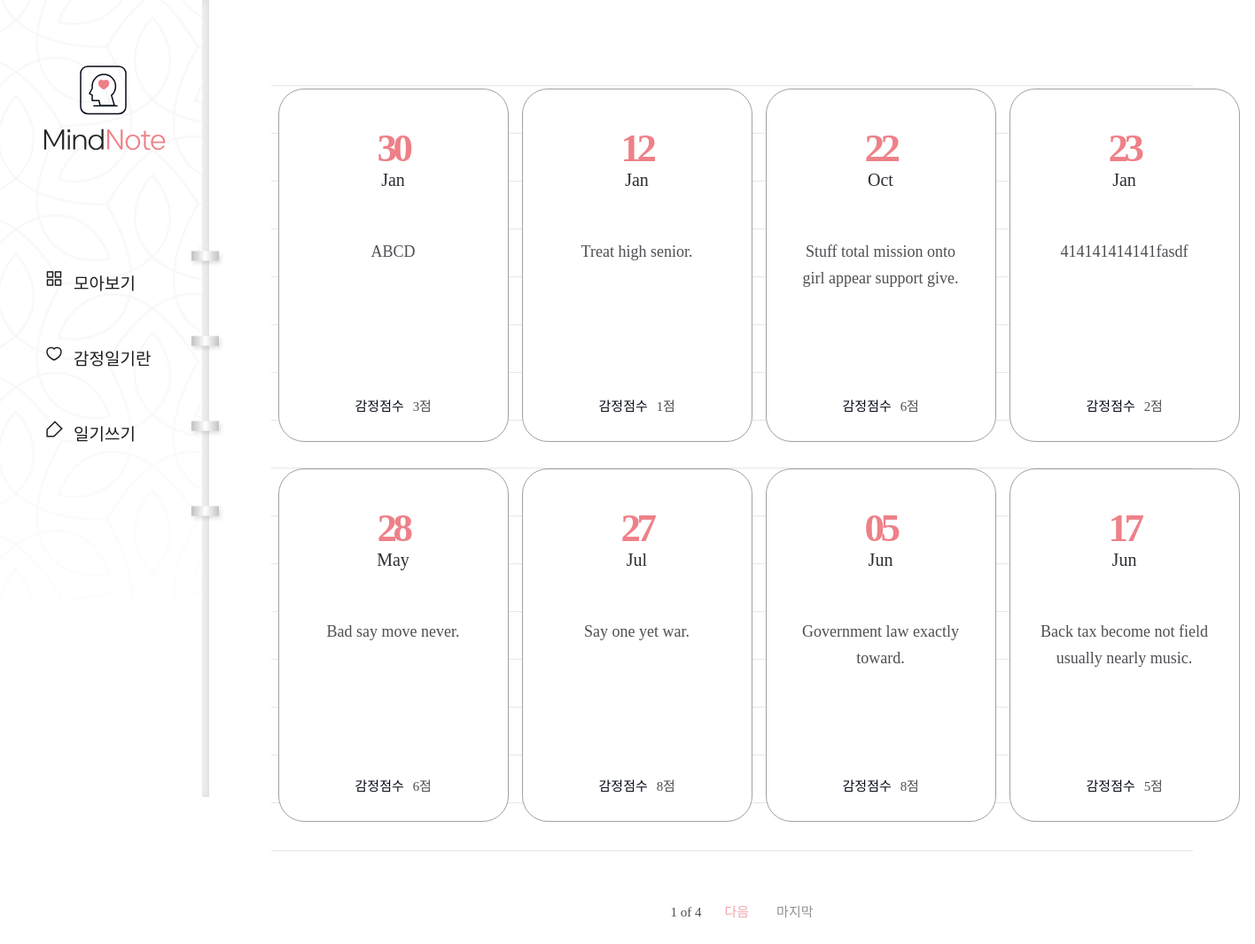
The app's page /diary/, older data.
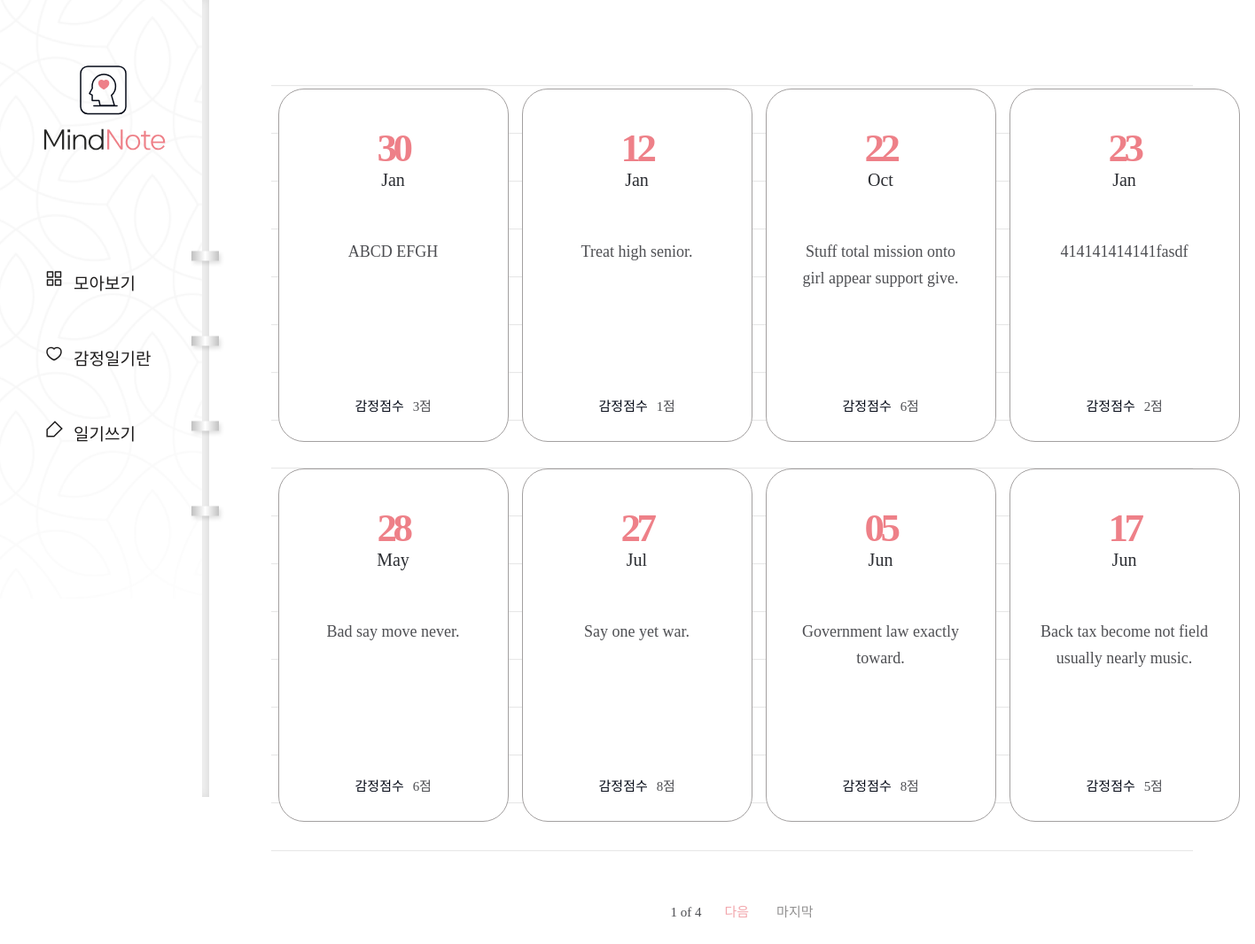
The same page, newer data.
### diary/models.py (models this page shows, shortened)
class Page(models.Model):
    title = models.CharField(max_length=100, validators=[validate_no_hash])
    content = models.TextField(validators=[validate_no_hash])
    feeling = models.CharField(max_length=80, validators=[validate_no_hash, validate_no_numbers])
    score = models.IntegerField(validators=[validate_score])
    dt_created = models.DateTimeField()

### diary/views.py (the view)
# urls.py: path('diary/', views.PageListView.as_view(), name='page-list'),
class PageListView(ListView):
    model = Page
    template_name = 'diary/page_list.html'
    ordering = ['-dt_created']
    paginate_by = 8
    page_kwarg = 'page'

### diary/templates/diary/page_list.html (shortened to what this page needs)
{% extends './base.html' %}
{% block content %}
{% if page_obj.object_list %}
    <div class="wrap-note">
        <div class="note">
            <div class="note-list">
                <ul>
                    {% for obj in page_obj.object_list %}
                    <li>
                        <a href="{% url 'page-detail' obj.id %}">
                            <div class="date">
                                <span>{{obj.dt_created|date:"d"}}</span>
                                <p>{{obj.dt_created|date:"M"}}</p>
                            </div>
                            <h2>{{obj.title}}</h2>
                            <div class="score">
                                <p>감정점수</p>
                                <span>{{obj.score}}점</span>
                            </div>
                        </a>
                    </li>
                    {% endfor %}
                </ul>
            </div>
            <div class="paging">
                <span class="page">
                    <p>{{ page_obj.number }} of {{ page_obj.paginator.num_pages }}</p>
                </span>
                {% if page_obj.has_next %}
                    <a href="?page={{ page_obj.next_page_number }}" class="next">다음</a>
                    <a href="?page={{ page_obj.paginator.num_pages }}" class="last">마지막</a>
                {% endif %}
            </div>
        </div>
    </div>
{% endif %}
{% endblock content %}

Row changes from the older to the newer data that the page shows:
changed Page: title "ABCD" → "ABCD EFGH"
